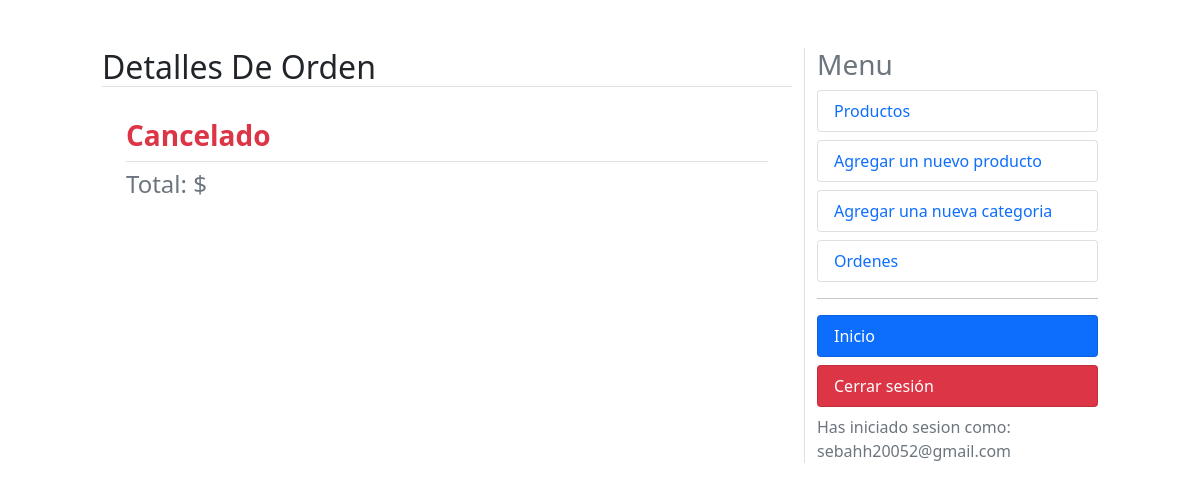
Page /dashboard/orders/detail/7 (signed in) on the earlier database version.
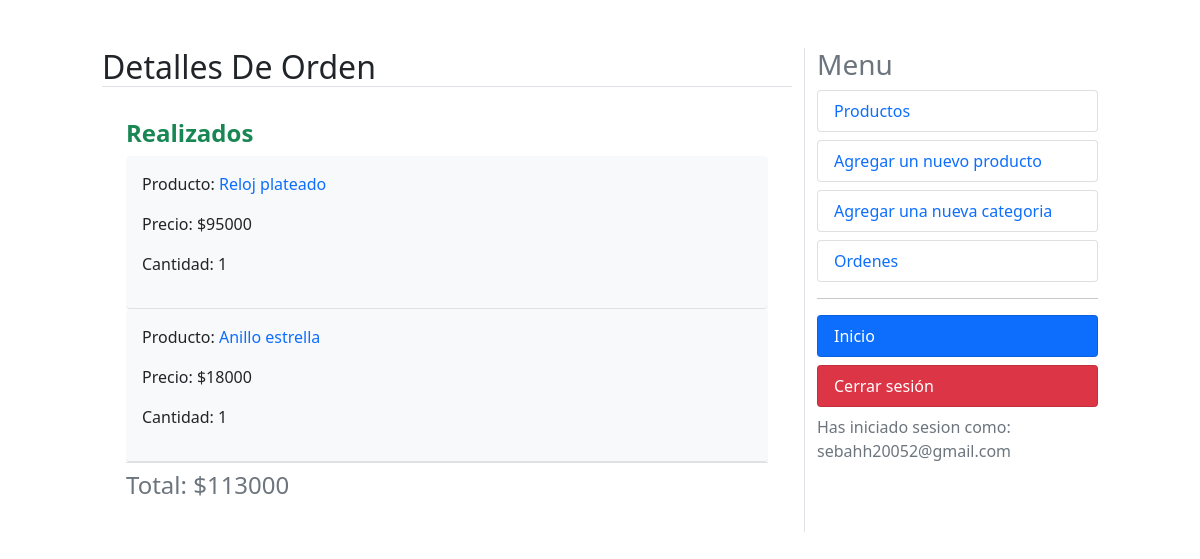
Same page on the later database version.
### orders/models.py (models this page shows, shortened)
class OrderItem(models.Model):
    order = models.ForeignKey(Order, on_delete=models.CASCADE, related_name='items')
    product = models.ForeignKey(Product, on_delete=models.CASCADE, related_name='order_items')
    price = models.IntegerField()
    quantity = models.SmallIntegerField(default=1)
    def get_cost(self):
        return self.price * self.quantity

class Order(models.Model):
    user = models.ForeignKey(User, on_delete=models.CASCADE, related_name='orders')
    created = models.DateTimeField(auto_now_add=True)
    updated = models.DateTimeField(auto_now=True)
    status = models.BooleanField(default=False)
    class Meta:
        ordering = ('-created',)
    @property
    def get_total_price(self):
        total = sum(item.get_cost() for item in self.items.all())
        return total

### shop/models.py (models this page shows, shortened)
class Product(models.Model):
    category = models.ForeignKey(Category, on_delete=models.CASCADE, related_name='category')
    image = models.ImageField(upload_to='products')
    title = models.CharField(max_length=250)
    description = models.TextField()
    price = models.IntegerField()
    date_created = models.DateTimeField(auto_now_add=True)
    slug = models.SlugField(unique=True)
    stock = models.PositiveIntegerField(default=0)
    class Meta:
        ordering = ('-date_created',)
    def get_absolute_url(self):
        return reverse('shop:product_detail', kwargs={'slug':self.slug})

### dashboard/views.py (the view)
# urls.py: path('orders/detail/<int:id>', views.order_detail, name='order_detail'),
@user_passes_test(is_manager)
@login_required
def order_detail(request, id):
    order = Order.objects.filter(id=id).first()
    items = OrderItem.objects.filter(order=order).all()
    context = {'title':'detalles de orden', 'items':items, 'order':order}
    return render(request, 'order_detail.html', context)

### cart/utils/cart.py (called while the page is built)
    def __iter__(self):
        product_ids = self.cart.keys()
        products = Product.objects.filter(id__in=product_ids)
        cart = self.cart.copy()
        for product in products:
            cart[str(product.id)]['product'] = product
        for item in cart.values():
            item['total_price'] = int(item['price']) * int(item['quantity'])
            yield item

    def add_cart_session(self):
        cart = self.session.get(CART_SESSION_ID)
        if not cart:
            cart = self.session[CART_SESSION_ID] = {}
        return cart

### dashboard/views.py (called while the page is built)
def is_manager(user):
    try:
        if not user.is_manager:
            raise Http404
        return True
    except:
        raise Http404

### online_shop/context_processors.py (called while the page is built)
def return_cart(request):
    cart = len(list(Cart(request)))
    return {'cart_count': cart}

def return_categories(request):
    categories = Category.objects.all()
    return {'categories': categories}

### dashboard/templates/order_detail.html
{% extends "dashboard.html" %}
{% block content %}
{% if order.status %}
    <h4><b class="text-success">Realizados</b></h4>
{% else %}
    <h3><b class="text-danger">Cancelado</b></h3>
{% endif %}
{% for item in items  %}
<div class="bg-light rounded border-bottom p-3">
    <p>Producto:<a class="text-decoration-none" href="{{ item.product.get_absolute_url }}"> {{item.product.title}}</a></p>
    <p>Precio: ${{item.price}}</p>
    <p>Cantidad: {{item.quantity}}</p>
</div>
{% endfor %}
<h4 class="border-top pt-2 text-muted">Total: ${{ order.get_total_price }}</h4>
{% endblock %}

Differences in the rows shown:
added OrderItem: product "Reloj plateado", price "95000", quantity "1"
added OrderItem: product "Anillo estrella", price "18000", quantity "1"
added Order: get_total_price "113000"
Other differences:
text no longer shown: "Cancelado"
text now shown: "Realizados"
